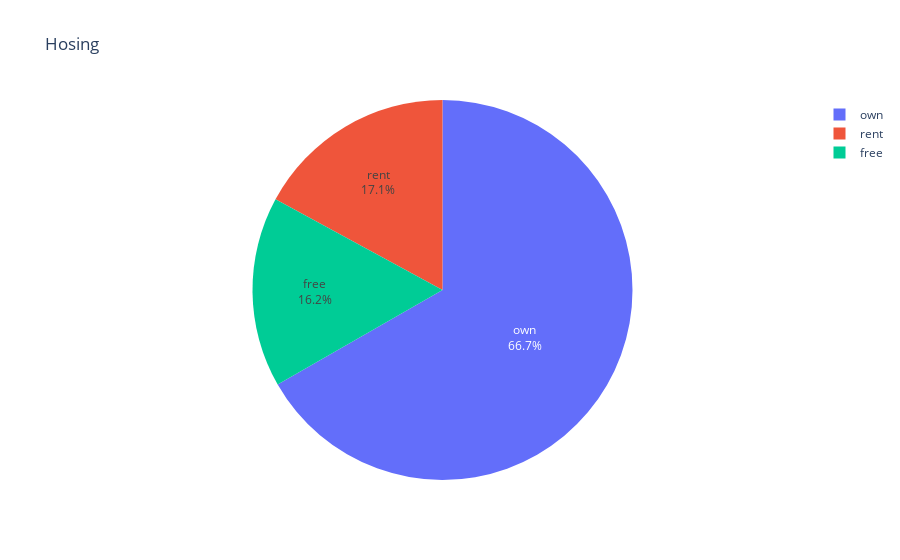

The notebook cell this image was saved under:
### Code cell
import plotly.express as px

fig = px.pie(df, values=housing_alls, names=x,
             title='Hosing')
fig.update_traces(textposition='inside', textinfo='percent+label')
fig.show()

### Figure 1 — Plotly figure (JSON) as saved in the notebook; plotly's stock layout.template omitted (floating-point values rounded to 4 significant figures)
{"data": [{"domain": {"x": [0, 1], "y": [0, 1]}, "hovertemplate": "label=%{label}<br>value=%{value}<extra></extra>", "labels": ["own", "free", "rent"], "legendgroup": "", "name": "", "showlegend": true, "textinfo": "percent+label", "textposition": "inside", "type": "pie", "values": [2182450, 529871, 558937]}], "layout": {"legend": {"tracegroupgap": 0}, "title": {"text": "Hosing"}}}
